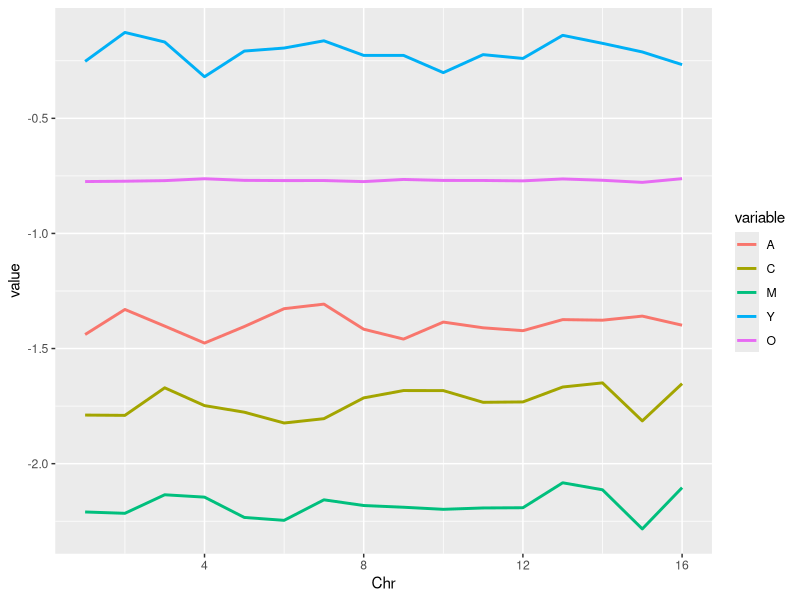
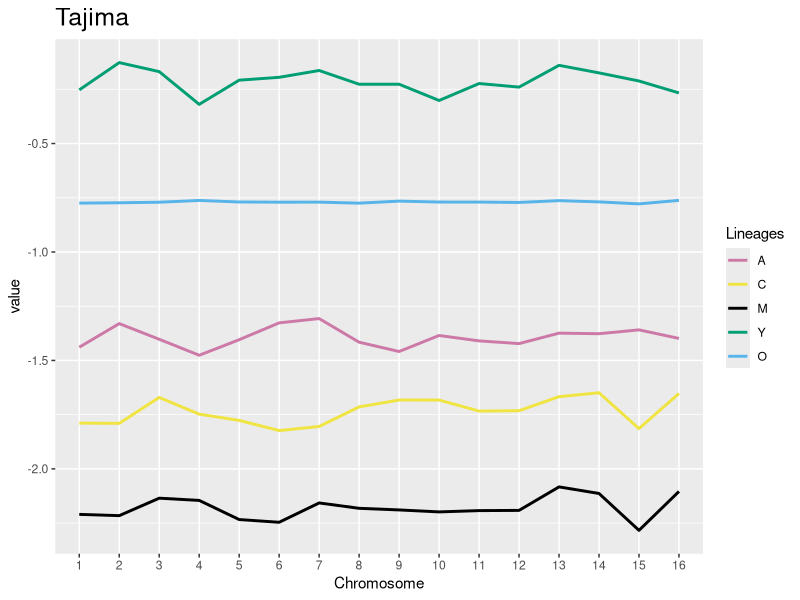

Source code (R) for these figures, in order:

setwd("~/MSc_BIOINFORMATICS/1.BEES_PROJECT/6-PI-TAJIMA")


####### TAJIMA: line plot,  where the x-axis are the chromosomes. One line per dataset.

Chr <- c(1,2,3,4,5,6,7,8,9,10,11,12,13,14,15,16)#,17)
Y <- c(-0.252647,-0.126862,-0.168477,-0.319277,-0.207809,-0.194663,-0.163218,-0.226628,
           -0.226562,-0.301499,-0.223318,-0.239800,-0.139458,-0.174236,-0.211642,-0.266769) #,0.939611)

M <- c(-2.209884,-2.215671,-2.135147,-2.145419,-2.233665,-2.246222,-2.157084,-2.181869,
           -2.189310,-2.198362,-2.192430,-2.191455,-2.083082,-2.113496,-2.283454,-2.104144) #,1.129138)

C <- c(-1.788952,-1.790223,-1.670549,-1.747844,-1.776493,-1.823381,-1.804611,-1.714250,
           -1.682436,-1.682683,-1.733536,-1.731857,-1.667070,-1.649125,-1.814256,-1.652404) #,0.182823)

A <- c(-1.439082,-1.330257,-1.402511,-1.476141,-1.404457,-1.326833,-1.307013,-1.416051,
           -1.458912,-1.385035,-1.409894,-1.422389,-1.374296,-1.376835,-1.359085,-1.398579) #, 0.225270)

O <- c(-0.774637,-0.773166,-0.770584,-0.762420,-0.769441,-0.770336,-0.770173,-0.774871,
           -0.765475,-0.769749,-0.769898,-0.771605,-0.763272,-0.769066,-0.778159,-0.762076)#,  0.178530)



tajima<-data.frame(Chr,A,C,M,Y,O, row.names = NULL, check.rows = FALSE,
           check.names = TRUE, fix.empty.names = TRUE,
           stringsAsFactors = default.stringsAsFactors())

#install.packages("ggplot2")
library(ggplot2)
library('reshape2')

melted = melt(tajima, id.vars="Chr")

melted

black<-"#000000"
soft_blue<-"#56B4E9"
lime_green<-"#009E73"
yellow<-"#F0E442"
dark_blue<-"#0072B2"
purple<-"#CC79A7"

p <- ggplot(data=melted, aes(x=Chr, y=value, group=variable,
                        color=variable)) + geom_line(size =1)

p
p+scale_x_discrete(name ="Chromosome", limit=c("1","2","3","4","5","6","7","8","9",
                              "10","11","12","13","14","15","16"))+
     ggtitle("Tajima")+ 
     theme(plot.title = element_text( size=18, hjust=0))+
     scale_colour_manual("Lineages",values = c(purple, yellow, black,lime_green,soft_blue))
     scale_colour_manual("Lineages",values = c(purple, yellow, black,lime_green,soft_blue))
     

